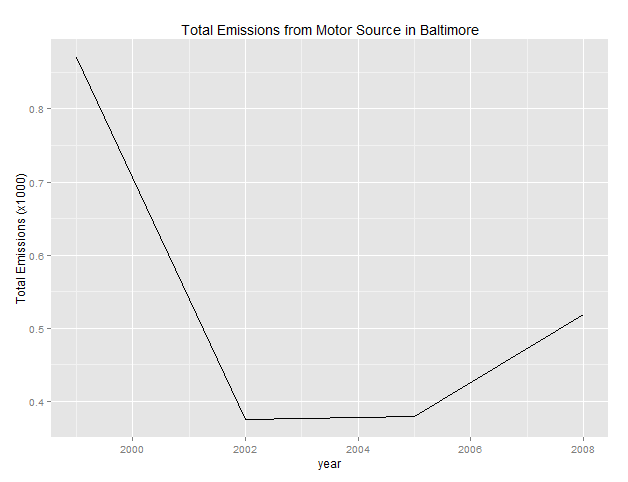

Source code (R):
#Initiualize libraries and import plot1.R, plot4.R
initialize<-function()
{
  source("plot1.R")
  source("plot4.R")
  library(ggplot2)
  library(sqldf)
  #cleans dtJoin not to use the one from previous plot
  if(exists("dtJoin"))
  {
    rm(dtJoin)
  }
  
}

#join data from the 2 files
joinTables5 <- function()
{
  #gets the summary datatable
  dtSummary<-getDt()
  
  #gets data from Soruce classification
  dtSourceClassif <- getDtSourceClassif()
  
  if(!exists("dtJoin"))
  {
    
    #join and get only data fro Baltimore
    # combustion from motor source is assumed to contain
    #the word "mobile"
    dtJoin <<- sqldf("SELECT 
                     dts.* 
                     , dtc.EI_Sector
                     FROM  dtSummary dtS 
                     INNER JOIN dtSourceClassif dtC
                     on dtS.SCC = dtC.SCC
                     WHERE dtC.EI_Sector like '%Mobile%'
                     AND dts.fips ='24510' ")
  }
  
  return (dtJoin)
}

##gets aggregated data per year from joinTable()
## This datatable will be used to plot
getPlotDt5 <- function()
{
  #gets the joined datatable
  dtJoin <- joinTables5()
  
  if(!exists("dtPlot5"))
  {
    dtPlot5 <<- sqldf("SELECT 
                     sum(Emissions) as 'Emissions'
                    , year
                    FROM
                     dtJoin
                     GROUP BY year")
  }
  return(dtPlot5)
}

##Plots graph 5: Emissions in Baltimore from motor sources
plot5 <-function()
{
  dtPlot <- getPlotDt5()
  qplot(year, Emissions/1000, data=dtPlot, ylab='Total Emissions (x1000)', geom='line', main='Total Emissions from Motor Source in Baltimore')
}
